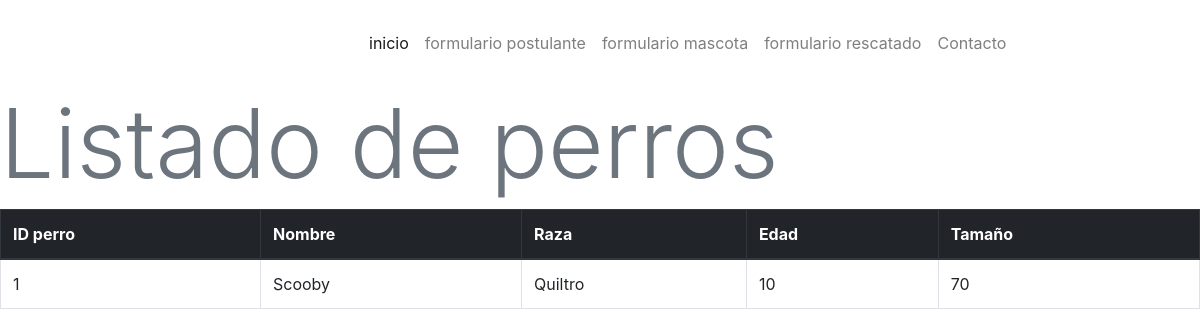
/listarperro, run on the app's committed database.
### core/models.py (models this page shows, shortened)
class Perro(models.Model):
    idperro = models.IntegerField(primary_key=True)
    nombre = models.CharField(max_length=50)
    raza = models.CharField(max_length=100)
    edad = models.IntegerField()
    tamano = models.IntegerField()

### core/views.py (the view)
# urls.py: path('listarperro', listarPerro, name='lispe'),
def listarPerro(request):
    pe = Perro.objects.all()
    return render(request, 'core/listarperro.html', {'perros': pe})

### core/templates/core/listarperro.html (shortened to what this page needs)
{% extends 'core/base.html' %}
{% block contenedor %}
    {% load static %}
    <h1 class="display-1 text-muted">Listado de perros</h1>
    <div class="table-responsive">
    <table class="table table-bordered table">
        <thead class="thead-dark">
            <tr>
            <th>ID perro</th>
            <th>Nombre</th>
            <th>Raza</th>
            <th>Edad</th>
            <th>Tamaño</th>
        </tr>
        </thead>
        {%for p in perros%}
        <tr>
            <td>{{p.idperro}}</td>
            <td>{{p.nombre}}</td>
            <td>{{p.raza}}</td>
            <td>{{p.edad}}</td>
            <td>{{p.tamano}}</td>
        </tr>
        {%endfor%}
    </table>
    </div>
{%endblock%}

### data on the page
Perro: idperro "1", nombre "Scooby", raza "Quiltro", edad "10", tamano "70"
